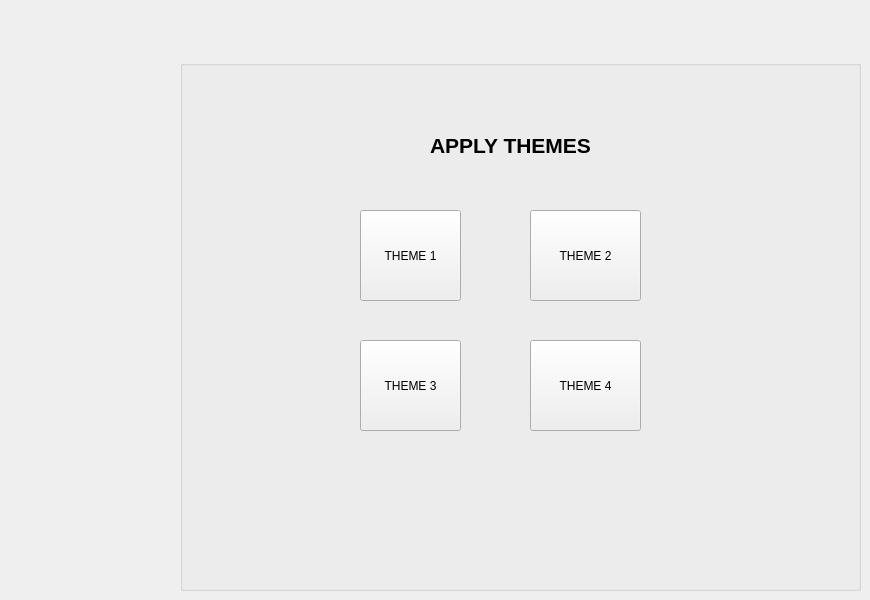
    <widget class="QWidget" name="tab_5">
     <attribute name="title">
      <string>Themes</string>
     </attribute>
     <widget class="QGroupBox" name="groupBox_3">
      <property name="enabled">
       <bool>true</bool>
      </property>
      <property name="geometry">
       <rect>
        <x>180</x>
        <y>60</y>
        <width>681</width>
        <height>531</height>
       </rect>
      </property>
      <property name="styleSheet">
       <string notr="true">border-color: qlineargradient(spread:pad, x1:0, y1:0, x2:1, y2:0, stop:0 rgba(255, 178, 102, 255), stop:0.55 rgba(235, 148, 61, 255), stop:0.98 rgba(0, 0, 0, 255), stop:1 rgba(0, 0, 0, 0));</string>
      </property>
      <property name="title">
       <string/>
      </property>
      <widget class="QLabel" name="label_40">
       <property name="geometry">
        <rect>
         <x>250</x>
         <y>70</y>
         <width>201</width>
         <height>31</height>
        </rect>
       </property>
       <property name="font">
        <font>
         <family>Segoe UI</family>
         <pointsize>16</pointsize>
         <weight>75</weight>
         <bold>true</bold>
        </font>
       </property>
       <property name="text">
        <string>APPLY THEMES</string>
       </property>
      </widget>
      <widget class="QPushButton" name="pushButton_17">
       <property name="geometry">
        <rect>
         <x>180</x>
         <y>150</y>
         <width>101</width>
         <height>91</height>
        </rect>
       </property>
       <property name="autoFillBackground">
        <bool>false</bool>
       </property>
       <property name="text">
        <string>THEME 1</string>
       </property>
       <property name="iconSize">
        <size>
         <width>200</width>
         <height>100</height>
        </size>
       </property>
      </widget>
      <widget class="QPushButton" name="pushButton_8">
       <property name="geometry">
        <rect>
         <x>350</x>
         <y>150</y>
         <width>111</width>
         <height>91</height>
        </rect>
       </property>
       <property name="text">
        <string>THEME 2</string>
       </property>
      </widget>
      <widget class="QPushButton" name="pushButton_9">
       <property name="geometry">
        <rect>
         <x>180</x>
         <y>280</y>
         <width>101</width>
         <height>91</height>
        </rect>
       </property>
       <property name="text">
        <string>THEME 3</string>
       </property>
      </widget>
      <widget class="QPushButton" name="pushButton_18">
       <property name="geometry">
        <rect>
         <x>350</x>
         <y>280</y>
         <width>111</width>
         <height>91</height>
        </rect>
       </property>
       <property name="text">
        <string>THEME 4</string>
       </property>
      </widget>
     </widget>
    </widget>
